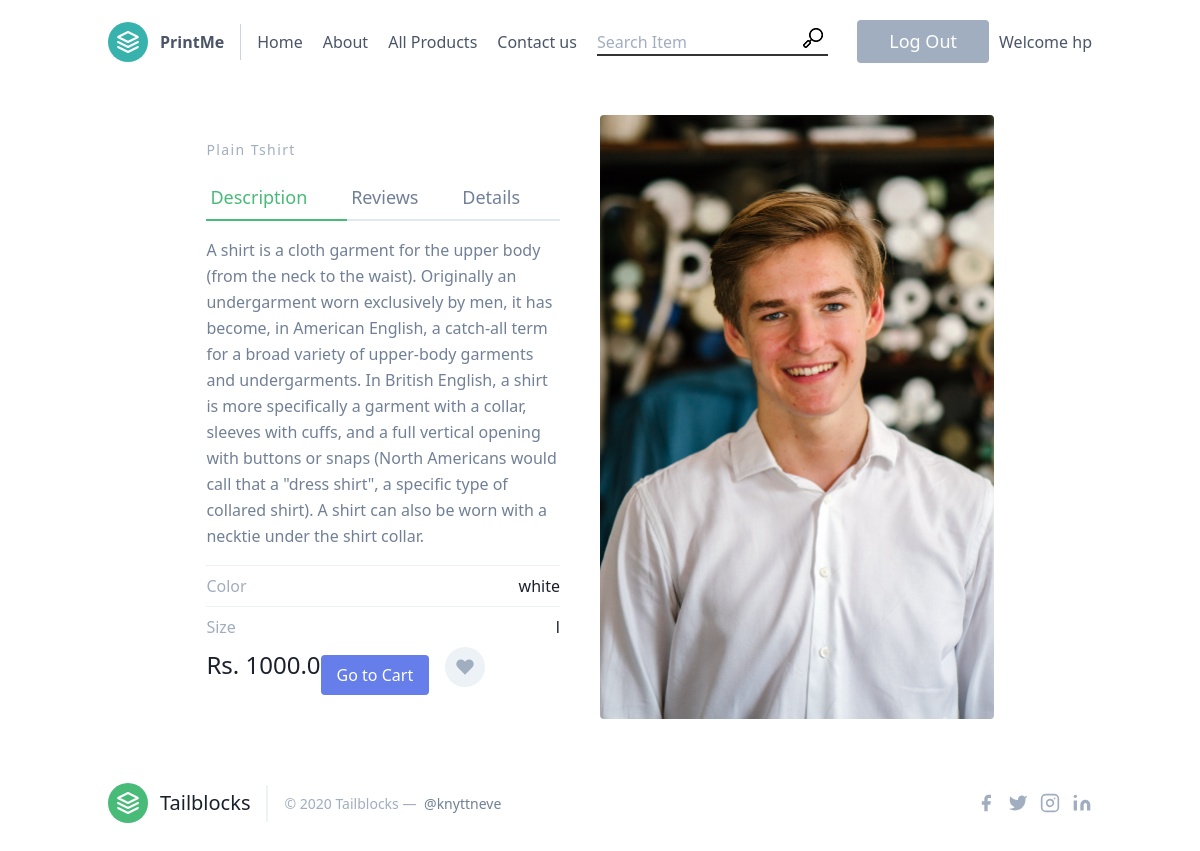
Screenshot of /product/3/product_description (signed in) with the database file from the repository.
### product/models.py (models this page shows, shortened)
class Product(models.Model):
    name = models.CharField(max_length=100, unique=True)
    description = models.TextField()
    photo = models.ImageField(upload_to='photos/%Y/%m/%d/')
    price = models.FloatField(validators=[minpricevalidator])
    size = models.CharField(max_length=3, blank=True)
    color = models.CharField(max_length=100, blank=True)
    upload_date = models.DateTimeField(default=datetime.now)

### product/views.py (the view)
# urls.py: path('<int:product_id>/product_description',views.product_description,name='product_description'),
def product_description(request,product_id):
    product = get_object_or_404(Product,pk=product_id)
    filtered_orders = Order.objects.filter(owner=request.user.profile, is_ordered=True)
    current_order_products = []
    if filtered_orders.exists():
        user_order = filtered_orders[0]
        user_order_items = user_order.items.all()
        current_order_products = [product.product for product in user_order_items]
    context = {
        'product': product,
        'current_order_products': current_order_products
    }
    return render(request,"product/productDetail.html",context)

### template/product/productDetail.html (shortened to what this page needs)
{% extends 'base.html' %}
{% block content %}
<section class="text-gray-600 body-font overflow-hidden">
  <div class="container px-5 py-24 mx-auto">
    <div class="lg:w-4/5 mx-auto flex flex-wrap">
      <div class="lg:w-1/2 w-full lg:pr-10 lg:py-6 mb-6 lg:mb-0">
        {% if product %}
        <h2 class="text-sm title-font text-gray-500 tracking-widest">{{ product.name }}</h2>
        <div class="flex mb-4">
          <a class="flex-grow text-green-500 border-b-2 border-green-500 py-2 text-lg px-1">Description</a>
          <a class="flex-grow border-b-2 border-gray-300 py-2 text-lg px-1">Reviews</a>
          <a class="flex-grow border-b-2 border-gray-300 py-2 text-lg px-1">Details</a>
        </div>
        <p class="leading-relaxed mb-4">{{ product.description }}</p>
        <div class="flex border-t border-gray-200 py-2">
          <span class="text-gray-500">Color</span>
          <span class="ml-auto text-gray-900">{{ product.color }}</span>
        </div>
        <div class="flex border-t border-gray-200 py-2">
          <span class="text-gray-500">Size</span>
          <span class="ml-auto text-gray-900">{{ product.size }}</span>
        </div>
          <div class="flex">
          <span class="title-font font-medium text-2xl text-gray-900">Rs. {{ product.price }}</span>
                        {% if product in current_order_products %}
                        <button class="lg:mt-2 xl:mt-0 flex-shrink-0 inline-flex text-white bg-indigo-500 border-0 py-2 px-4 focus:outline-none hover:bg-indigo-600 rounded"><a href="{% url 'order:order_details' %}" >Go to Cart</a></button>
                        {% else %}
                        <button class="lg:mt-2 xl:mt-0 flex-shrink-0 inline-flex text-white bg-teal-500 border-0 py-2 px-4 focus:outline-none hover:bg-teal-600 rounded"><a href="{% url 'order:add_to_cart' product.id %}" >Add to Cart</a></button>
                       {% endif %}
          <button class="rounded-full w-10 h-10 bg-gray-200 p-0 border-0 inline-flex items-center justify-center text-gray-500 ml-4">
            <svg fill="currentColor" stroke-linecap="round" stroke-linejoin="round" stroke-width="2" class="w-5 h-5" viewBox="0 0 24 24">
              <path d="M20.84 4.61a5.5 5.5 0 00-7.78 0L12 5.67l-1.06-1.06a5.5 5.5 0 00-7.78 7.78l1.06 1.06L12 21.23l7.78-7.78 1.06-1.06a5.5 5.5 0 000-7.78z"></path>
            </svg>
          </button>
        </div>
      </div>
      <br>
      <img alt="ecommerce" class="lg:w-1/2 w-full lg:h-auto h-64 object-cover object-center rounded" src="{{ product.photo.url }}">
    {% endif %}
    </div>
  </div>
</section>
{% endblock %}

### template/partials/header.html (shortened to what this page needs)
{% load static %}
    <header class="text-gray-700 body-font">
        <div class="container mx-auto flex flex-wrap p-5 flex-col md:flex-row items-center">
            <a class="flex title-font font-medium items-center text-gray-900 mb-4 md:mb-0">
                <svg xmlns="http://www.w3.org/2000/svg" fill="none" stroke="currentColor" stroke-linecap="round" stroke-linejoin="round" stroke-width="2" class="w-10 h-10 text-white p-2 bg-teal-500 rounded-full" viewBox="0 0 24 24">
                    <path d="M12 2L2 7l10 5 10-5-10-5zM2 17l10 5 10-5M2 12l10 5 10-5"></path>
                </svg>
                <span class="ml-3 text-xl"><a href="{% url 'index' %}"><b>PrintMe</b></a></span>
            </a>
            <nav class="md:mr-auto md:ml-4 md:py-1 md:pl-4 md:border-l md:border-gray-400	flex flex-wrap items-center text-base justify-center">
                <a class="mr-5 hover:text-teal-900" href="{% url 'index' %}">Home</a>
                <a class="mr-5 hover:text-teal-900" href="{% url 'about' %}">About</a>
                <a class="mr-5 hover:text-teal-900" href="{% url 'product' %}">All Products</a>
                <a class="mr-5 hover:text-teal-900" href="{% url 'contact' %}">Contact us</a>
                <div class="menu_search">
                    <form action="{% url 'search' %}" id="menu_search_form" class="menu_search_form" method="GET">
                        <input type="text" class="search_input" placeholder="Search Item" name="products" required="required" values="{{ values.products }}">
                        <button class="menu_search_button" style="margin-left: -25px;"><img src="{% static 'images/search.png' %}" alt=""></button>
                    </form>
                </div>
            </nav>
                {% if user.is_authenticated %}
                <a href="javascript:{document.getElementById('logout').submit()}">
                <button class="text-white bg-gray-500 border-0 py-2 px-8 focus:outline-none hover:bg-gray-600 rounded text-lg" style="margin-right:10px" >Log Out</button>
                    </a>
                <br>
          <p>Welcome {{user.username}}</p>
                {% endif %}
        </div>
    </header>

### template/base.html (style rules this page uses)
.search_input, .search_input:focus { border:none; border-bottom: 2px solid #333; }
.py-24 { padding-top: 2rem; padding-bottom: 2rem; }

### rows the page displays
Product: name "Plain Tshirt", description "A shirt is a cloth garment for the upper body (from the neck to the waist). Originally an undergarment worn exclusively by men, it has become, in American English, a catch-all term for a broad variety of upper-body garments and undergarments. In British English, a shirt is more specifically a garment with a collar, sleeves with cuffs, and a full vertical opening with buttons or snaps (North Americans would call that a \"dress shirt\", a specific type of collared shirt). A shirt can also be worn with a necktie under the shirt collar.", color "white", size "l", price "1000.0", photo (picture)

### other values shown
{{ user.username }} "hp"
